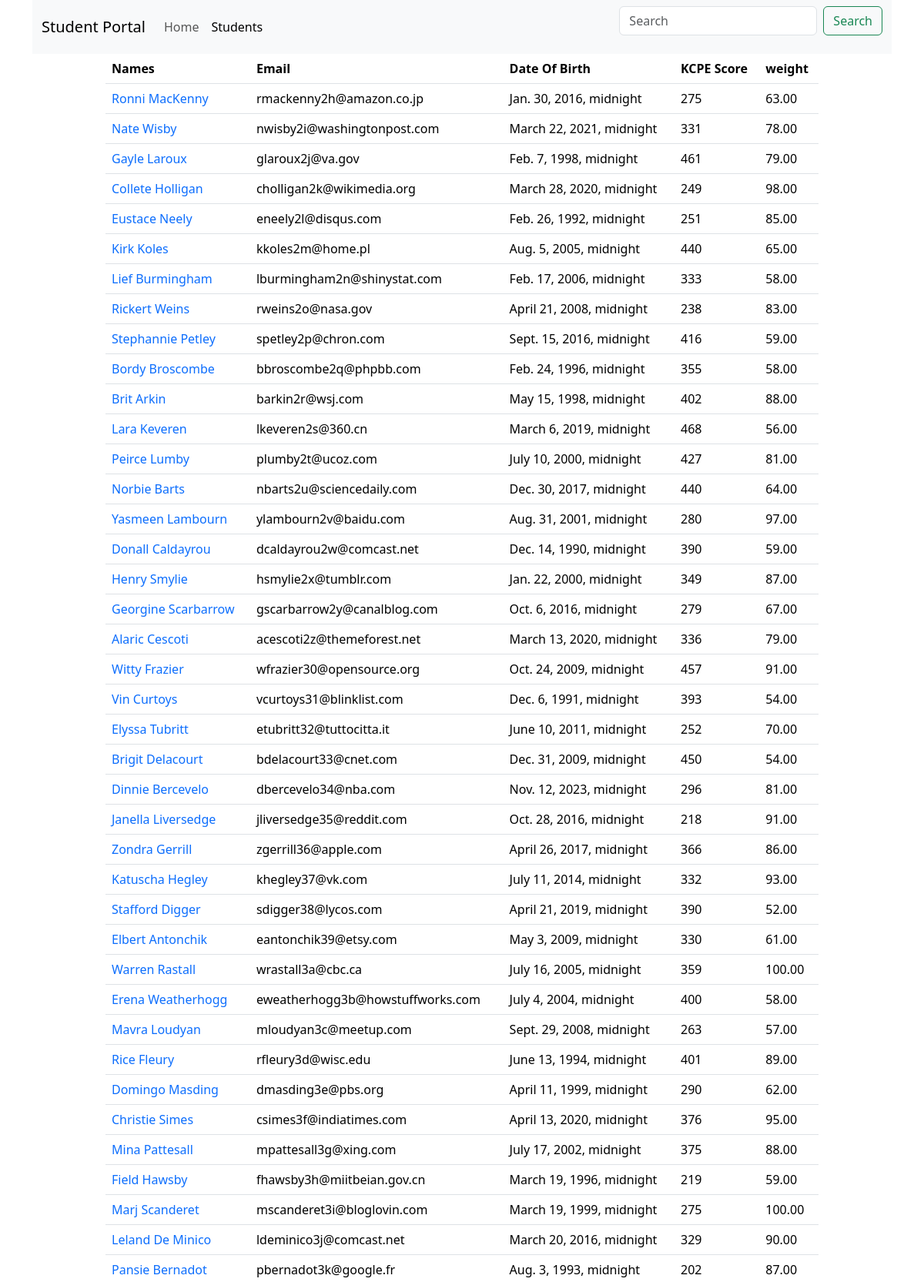
The page /show/?page=3 (signed in, upper part) on the database its author committed.
### main_app/models.py (models this page shows, shortened)
class Student(models.Model):
    first_name = models.CharField(max_length=25)
    last_name = models.CharField(max_length=25)
    dob = models.DateTimeField()
    email = models.EmailField(unique=True)
    weight = models.DecimalField(max_digits=5, decimal_places=2)
    is_spoty = models.BooleanField(default=False)
    kcpe_score = models.IntegerField()
    profile_pic = models.ImageField(upload_to=generate_unique_name, null=True, default="students/student.png")
    created_at = models.DateTimeField(auto_now_add=True)
    updated_at = models.DateTimeField(auto_now=True)

### main_app/views.py (the view)
# urls.py: path('show/', views.show_students, name='show'),
@login_required  # decorators
def show_students(request):
    data = Student.objects.all()
    paginator = Paginator(data, 50)
    page_number = request.GET.get('page')
    data = paginator.get_page(page_number)
    return render(request, 'display.html', {'students': data})

### templates/display.html (shortened to what this page needs)
<div class="container">
   {% extends 'base.html' %}
{% load crispy_forms_filters %}
{% block content %}
    {% include 'navbar.html' %}
    <div class="row justify-content-center">
        <div class="col-sm-10">
            <table class="table">
                <thead>
                <tr>
                    <th>Names</th>
                    <th>Email</th>
                    <th>Date Of Birth</th>
                    <th>KCPE Score</th>
                    <th>weight</th>
                </tr>
                </thead>
                <tbody>
                {% for student in students %}
                    <tr>
                        <td><a href="{% url 'details' student.id %}" class="text-decoration-none">{{ student.first_name }} {{ student.last_name }}</a> </td>
                        <td>{{ student.email }}</td>
                        <td>{{  student.dob}}</td>
                        <td>{{ student.kcpe_score }}</td>
                        <td>{{ student.weight }}</td>
                    </tr>
                {% endfor %}
                </tbody>
            </table>
        </div>
    </div>
</div>
{% endblock %}

### rows shown on the page
Student: first_name "Ronni", last_name "MacKenny", email "rmackenny2h@amazon.co.jp", dob "Jan. 30, 2016, midnight", kcpe_score "275", weight "63.00"
Student: first_name "Nate", last_name "Wisby", email "nwisby2i@washingtonpost.com", dob "March 22, 2021, midnight", kcpe_score "331", weight "78.00"
Student: first_name "Gayle", last_name "Laroux", email "glaroux2j@va.gov", dob "Feb. 7, 1998, midnight", kcpe_score "461", weight "79.00"
Student: first_name "Collete", last_name "Holligan", email "cholligan2k@wikimedia.org", dob "March 28, 2020, midnight", kcpe_score "249", weight "98.00"
Student: first_name "Eustace", last_name "Neely", email "eneely2l@disqus.com", dob "Feb. 26, 1992, midnight", kcpe_score "251", weight "85.00"
Student: first_name "Kirk", last_name "Koles", email "kkoles2m@home.pl", dob "Aug. 5, 2005, midnight", kcpe_score "440", weight "65.00"
Student: first_name "Lief", last_name "Burmingham", email "lburmingham2n@shinystat.com", dob "Feb. 17, 2006, midnight", kcpe_score "333", weight "58.00"
Student: first_name "Rickert", last_name "Weins", email "rweins2o@nasa.gov", dob "April 21, 2008, midnight", kcpe_score "238", weight "83.00"
Student: first_name "Stephannie", last_name "Petley", email "spetley2p@chron.com", dob "Sept. 15, 2016, midnight", kcpe_score "416", weight "59.00"
Student: first_name "Bordy", last_name "Broscombe", email "bbroscombe2q@phpbb.com", dob "Feb. 24, 1996, midnight", kcpe_score "355", weight "58.00"
Student: first_name "Brit", last_name "Arkin", email "barkin2r@wsj.com", dob "May 15, 1998, midnight", kcpe_score "402", weight "88.00"
Student: first_name "Lara", last_name "Keveren", email "lkeveren2s@360.cn", dob "March 6, 2019, midnight", kcpe_score "468", weight "56.00"
Student: first_name "Peirce", last_name "Lumby", email "plumby2t@ucoz.com", dob "July 10, 2000, midnight", kcpe_score "427", weight "81.00"
Student: first_name "Norbie", last_name "Barts", email "nbarts2u@sciencedaily.com", dob "Dec. 30, 2017, midnight", kcpe_score "440", weight "64.00"
Student: first_name "Yasmeen", last_name "Lambourn", email "ylambourn2v@baidu.com", dob "Aug. 31, 2001, midnight", kcpe_score "280", weight "97.00"
Student: first_name "Donall", last_name "Caldayrou", email "dcaldayrou2w@comcast.net", dob "Dec. 14, 1990, midnight", kcpe_score "390", weight "59.00"
Student: first_name "Henry", last_name "Smylie", email "hsmylie2x@tumblr.com", dob "Jan. 22, 2000, midnight", kcpe_score "349", weight "87.00"
Student: first_name "Georgine", last_name "Scarbarrow", email "gscarbarrow2y@canalblog.com", dob "Oct. 6, 2016, midnight", kcpe_score "279", weight "67.00"
Student: first_name "Alaric", last_name "Cescoti", email "acescoti2z@themeforest.net", dob "March 13, 2020, midnight", kcpe_score "336", weight "79.00"
Student: first_name "Witty", last_name "Frazier", email "wfrazier30@opensource.org", dob "Oct. 24, 2009, midnight", kcpe_score "457", weight "91.00"
Student: first_name "Vin", last_name "Curtoys", email "vcurtoys31@blinklist.com", dob "Dec. 6, 1991, midnight", kcpe_score "393", weight "54.00"
Student: first_name "Elyssa", last_name "Tubritt", email "etubritt32@tuttocitta.it", dob "June 10, 2011, midnight", kcpe_score "252", weight "70.00"
Student: first_name "Brigit", last_name "Delacourt", email "bdelacourt33@cnet.com", dob "Dec. 31, 2009, midnight", kcpe_score "450", weight "54.00"
Student: first_name "Dinnie", last_name "Bercevelo", email "dbercevelo34@nba.com", dob "Nov. 12, 2023, midnight", kcpe_score "296", weight "81.00"
Student: first_name "Janella", last_name "Liversedge", email "jliversedge35@reddit.com", dob "Oct. 28, 2016, midnight", kcpe_score "218", weight "91.00"
Student: first_name "Zondra", last_name "Gerrill", email "zgerrill36@apple.com", dob "April 26, 2017, midnight", kcpe_score "366", weight "86.00"
Student: first_name "Katuscha", last_name "Hegley", email "khegley37@vk.com", dob "July 11, 2014, midnight", kcpe_score "332", weight "93.00"
Student: first_name "Stafford", last_name "Digger", email "sdigger38@lycos.com", dob "April 21, 2019, midnight", kcpe_score "390", weight "52.00"
Student: first_name "Elbert", last_name "Antonchik", email "eantonchik39@etsy.com", dob "May 3, 2009, midnight", kcpe_score "330", weight "61.00"
Student: first_name "Warren", last_name "Rastall", email "wrastall3a@cbc.ca", dob "July 16, 2005, midnight", kcpe_score "359", weight "100.00"
Student: first_name "Erena", last_name "Weatherhogg", email "eweatherhogg3b@howstuffworks.com", dob "July 4, 2004, midnight", kcpe_score "400", weight "58.00"
Student: first_name "Mavra", last_name "Loudyan", email "mloudyan3c@meetup.com", dob "Sept. 29, 2008, midnight", kcpe_score "263", weight "57.00"
Student: first_name "Rice", last_name "Fleury", email "rfleury3d@wisc.edu", dob "June 13, 1994, midnight", kcpe_score "401", weight "89.00"
Student: first_name "Domingo", last_name "Masding", email "dmasding3e@pbs.org", dob "April 11, 1999, midnight", kcpe_score "290", weight "62.00"
Student: first_name "Christie", last_name "Simes", email "csimes3f@indiatimes.com", dob "April 13, 2020, midnight", kcpe_score "376", weight "95.00"
Student: first_name "Mina", last_name "Pattesall", email "mpattesall3g@xing.com", dob "July 17, 2002, midnight", kcpe_score "375", weight "88.00"
Student: first_name "Field", last_name "Hawsby", email "fhawsby3h@miitbeian.gov.cn", dob "March 19, 1996, midnight", kcpe_score "219", weight "59.00"
Student: first_name "Marj", last_name "Scanderet", email "mscanderet3i@bloglovin.com", dob "March 19, 1999, midnight", kcpe_score "275", weight "100.00"
Student: first_name "Leland", last_name "De Minico", email "ldeminico3j@comcast.net", dob "March 20, 2016, midnight", kcpe_score "329", weight "90.00"
Student: first_name "Pansie", last_name "Bernadot", email "pbernadot3k@google.fr", dob "Aug. 3, 1993, midnight", kcpe_score "202", weight "87.00"
